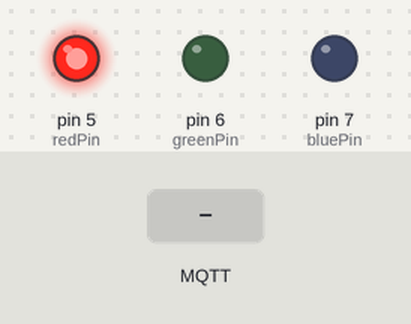
Recording of a sketch running on a simulated Arduino Uno, built with avr-gcc and run on an emulated ATmega328P. Shown: output pins drawn as LEDs (lit = HIGH). Dashed ring = blinking. The inputs (shaded band) are chosen by the test bench. WiFi joins after 1.5 s; servers stay silent unless stated; no MQTT or app messages arrive unless stated; what the sketch prints to the serial monitor is not drawn.

Above: at 2.7 s.
2.8 s: MQTT message "1" arrives on the first subscribed topic
At 2.9 s:
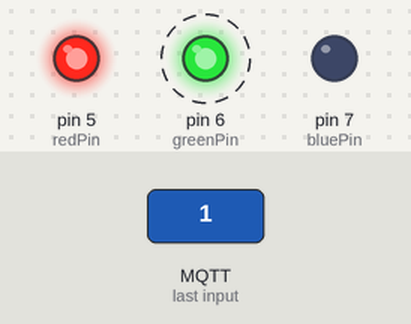
5.8 s: MQTT message "0" arrives on the first subscribed topic
At 8.5 s:
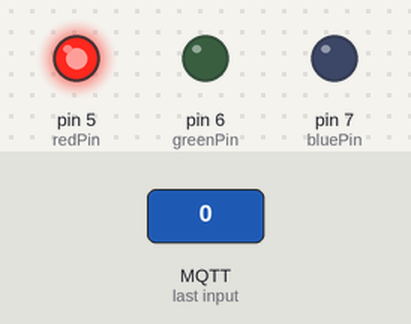
8.8 s: MQTT message "2" arrives on the first subscribed topic
At 8.9 s:
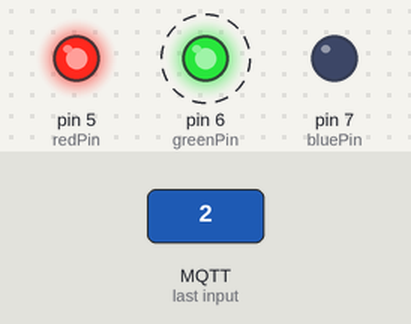
Timing chart, 0 to 12.1 s (numbered marks = the images above; inputs shaded):
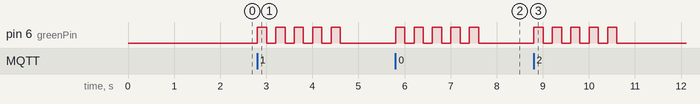

Measured:
- after the input at 2.8 s, pin 6 (greenPin): alternates HIGH for 0.20 s and LOW for 0.20 s, 10 changes in all, then stays LOW, starting at once
- after the input at 5.8 s, pin 6 (greenPin): alternates HIGH for 0.20 s and LOW for 0.20 s, 10 changes in all, then stays LOW, starting at once
- after the input at 8.8 s, pin 6 (greenPin): alternates HIGH for 0.20 s and LOW for 0.20 s, 10 changes in all, then stays LOW, starting at once

The sketch:

MQTT_Arduino.ino
```cpp
#include <SPI.h>
#include <Ethernet.h>
#include <PubSubClient.h>

// Set the MAC address
byte mac[] = { 0x00, 0xAA, 0xBB, 0xCC, 0xDE, 0x01 };

// Set fallback IP address if DHCP fails
IPAddress ip(192,168,1,100);

// Set the broker server IP
byte server[] = { 192, 168, 1, 1 };

// Set what PINs our Led's are connected to
int redPin = 5;
int greenPin = 6;
int bluePin = 7;

// Set a generic code that will trigger our Blue Led
// think of this as a set of codes for automation you might write
byte triggerBlue[6] = "12345";

// handles messages that are returned from the broker on our subscribed channel
void callback(char* topic, byte* payload, unsigned int length) {

  Serial.print("New message from broker on topic:");
  Serial.println(topic);

  Serial.print("Payload:");
  Serial.write(payload, length);

  // This will blink our green LED
  blink(greenPin);

  // Check and see if our payload matches our simple trigger test
  if ((length == 5) & (memcmp(payload, triggerBlue, 5) == 0) )
  {
    blink(bluePin);
  }

}

// Fire up our PubSub client
PubSubClient client(server, 1883, callback);

void setup()
{

  // Open serial communications
  Serial.begin(9600);

  // Setup our Leds
  pinMode(redPin, OUTPUT);
  pinMode(greenPin, OUTPUT);
  pinMode(bluePin, OUTPUT);

  // attempt a DHCP connection
  Serial.println("Attempting to get an IP address using DHCP:");
  if (!Ethernet.begin(mac))
  {
    // if DHCP fails, start with a hard-coded address:
    Serial.println("failed to get an IP address using DHCP, trying manually");
    Ethernet.begin(mac, ip);
  }

  Serial.print("My address:");
  Serial.println(Ethernet.localIP());

  // Connect to Broker, give it arduino as the name
  if (client.connect("arduino")) {

    // Good, we connected turn on the red led
    digitalWrite(redPin, HIGH);

    // Publish a message to the status topic
    client.publish("status","Arduino is now online");

    // Listen for messages on the control topic
    client.subscribe("control");
  }

}

void loop()
{
  client.loop();
}

// Anything with flashing lights.
void blink(int targetLed)
{
 static boolean led = HIGH;
 static int count = 0;

 Serial.print("Starting to blink...");

 while (count < 10)
 {
   digitalWrite(targetLed, led);

   count++;

   if (led == HIGH)
   {
     led = LOW;
   }
   else
   {
     led = HIGH;
   }

   delay(200);
 }

 count = 0;

 Serial.print("done.");
}
```
